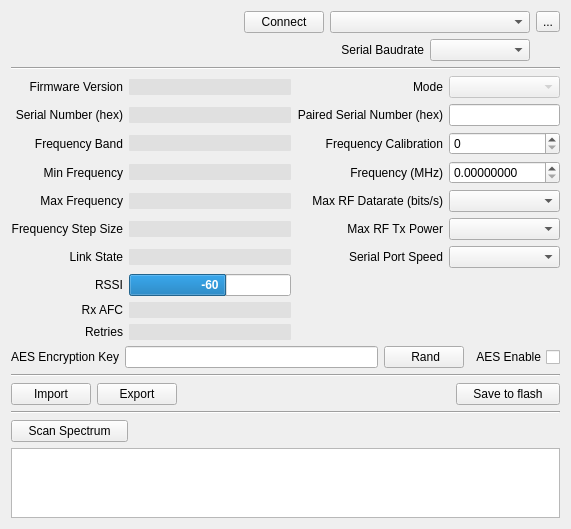
<?xml version="1.0" encoding="UTF-8"?>
<ui version="4.0">
 <class>PipXtremeWidget</class>
 <widget class="QWidget" name="PipXtremeWidget">
  <property name="geometry">
   <rect>
    <x>0</x>
    <y>0</y>
    <width>571</width>
    <height>508</height>
   </rect>
  </property>
  <property name="windowTitle">
   <string>Form</string>
  </property>
  <layout class="QVBoxLayout" name="verticalLayout">
   <item>
    <layout class="QGridLayout" name="gridLayout_2">
     <item row="3" column="4">
      <widget class="QComboBox" name="comboBox_SerialBaudrate">
       <property name="minimumSize">
        <size>
         <width>100</width>
         <height>0</height>
        </size>
       </property>
       <property name="toolTip">
        <string>The PC port serial baud rate</string>
       </property>
      </widget>
     </item>
     <item row="1" column="3" colspan="2">
      <widget class="QComboBox" name="comboBox_Ports">
       <property name="minimumSize">
        <size>
         <width>200</width>
         <height>0</height>
        </size>
       </property>
       <property name="toolTip">
        <string>Set the PC port the modem is connected too</string>
       </property>
      </widget>
     </item>
     <item row="1" column="1">
      <widget class="QPushButton" name="connectButton">
       <property name="enabled">
        <bool>true</bool>
       </property>
       <property name="mouseTracking">
        <bool>true</bool>
       </property>
       <property name="toolTip">
        <string>Connect to the modem (when normal telemetry is not used)</string>
       </property>
       <property name="text">
        <string> Connect </string>
       </property>
      </widget>
     </item>
     <item row="1" column="5">
      <widget class="QToolButton" name="refreshPorts">
       <property name="toolTip">
        <string>Refresh the list of serial and USB ports available</string>
       </property>
       <property name="text">
        <string>...</string>
       </property>
      </widget>
     </item>
     <item row="1" column="0">
      <spacer name="horizontalSpacer">
       <property name="orientation">
        <enum>Qt::Horizontal</enum>
       </property>
       <property name="sizeHint" stdset="0">
        <size>
         <width>40</width>
         <height>20</height>
        </size>
       </property>
      </spacer>
     </item>
     <item row="3" column="0">
      <spacer name="horizontalSpacer_2">
       <property name="orientation">
        <enum>Qt::Horizontal</enum>
       </property>
       <property name="sizeHint" stdset="0">
        <size>
         <width>40</width>
         <height>20</height>
        </size>
       </property>
      </spacer>
     </item>
     <item row="3" column="3">
      <widget class="QLabel" name="label_15">
       <property name="text">
        <string>Serial Baudrate</string>
       </property>
       <property name="alignment">
        <set>Qt::AlignRight|Qt::AlignTrailing|Qt::AlignVCenter</set>
       </property>
      </widget>
     </item>
    </layout>
   </item>
   <item>
    <widget class="Line" name="line">
     <property name="orientation">
      <enum>Qt::Horizontal</enum>
     </property>
    </widget>
   </item>
   <item>
    <layout class="QGridLayout" name="gridLayout">
     <item row="1" column="0">
      <widget class="QLabel" name="label_2">
       <property name="text">
        <string>Serial Number (hex)</string>
       </property>
       <property name="alignment">
        <set>Qt::AlignRight|Qt::AlignTrailing|Qt::AlignVCenter</set>
       </property>
      </widget>
     </item>
     <item row="1" column="1" colspan="2">
      <widget class="QLineEdit" name="lineEdit_SerialNumber">
       <property name="sizePolicy">
        <sizepolicy hsizetype="Preferred" vsizetype="Fixed">
         <horstretch>0</horstretch>
         <verstretch>0</verstretch>
        </sizepolicy>
       </property>
       <property name="maximumSize">
        <size>
         <width>16777215</width>
         <height>16777215</height>
        </size>
       </property>
       <property name="font">
        <font>
         <weight>75</weight>
         <italic>false</italic>
         <bold>true</bold>
        </font>
       </property>
       <property name="acceptDrops">
        <bool>false</bool>
       </property>
       <property name="toolTip">
        <string>The modems serial number</string>
       </property>
       <property name="styleSheet">
        <string notr="true">QLineEdit {
  border: none;
  border-radius: 1px;
  padding: 0 8px;
  background: rgba(0, 0, 0, 16);
/*  background: transparent; */
/*     selection-background-color: darkgray;*/
}</string>
       </property>
       <property name="frame">
        <bool>true</bool>
       </property>
       <property name="alignment">
        <set>Qt::AlignLeading|Qt::AlignLeft|Qt::AlignVCenter</set>
       </property>
       <property name="readOnly">
        <bool>true</bool>
       </property>
      </widget>
     </item>
     <item row="2" column="0">
      <widget class="QLabel" name="label_10">
       <property name="text">
        <string>Frequency Band</string>
       </property>
       <property name="alignment">
        <set>Qt::AlignRight|Qt::AlignTrailing|Qt::AlignVCenter</set>
       </property>
      </widget>
     </item>
     <item row="2" column="1" colspan="2">
      <widget class="QLineEdit" name="lineEdit_FrequencyBand">
       <property name="sizePolicy">
        <sizepolicy hsizetype="Preferred" vsizetype="Fixed">
         <horstretch>0</horstretch>
         <verstretch>0</verstretch>
        </sizepolicy>
       </property>
       <property name="maximumSize">
        <size>
         <width>16777215</width>
         <height>16777215</height>
        </size>
       </property>
       <property name="font">
        <font>
         <weight>75</weight>
         <bold>true</bold>
        </font>
       </property>
       <property name="toolTip">
        <string>The modems frequency band</string>
       </property>
       <property name="styleSheet">
        <string notr="true">QLineEdit {
  border: none;
  border-radius: 1px;
  padding: 0 8px;
  background: rgba(0, 0, 0, 16);
/*  background: transparent; */
/*     selection-background-color: darkgray;*/
}</string>
       </property>
       <property name="alignment">
        <set>Qt::AlignLeading|Qt::AlignLeft|Qt::AlignVCenter</set>
       </property>
       <property name="readOnly">
        <bool>true</bool>
       </property>
      </widget>
     </item>
     <item row="3" column="0">
      <widget class="QLabel" name="label_3">
       <property name="text">
        <string>Min Frequency</string>
       </property>
       <property name="alignment">
        <set>Qt::AlignRight|Qt::AlignTrailing|Qt::AlignVCenter</set>
       </property>
      </widget>
     </item>
     <item row="3" column="1" colspan="2">
      <widget class="QLineEdit" name="lineEdit_MinFrequency">
       <property name="sizePolicy">
        <sizepolicy hsizetype="Preferred" vsizetype="Fixed">
         <horstretch>0</horstretch>
         <verstretch>0</verstretch>
        </sizepolicy>
       </property>
       <property name="maximumSize">
        <size>
         <width>16777215</width>
         <height>16777215</height>
        </size>
       </property>
       <property name="font">
        <font>
         <weight>75</weight>
         <bold>true</bold>
        </font>
       </property>
       <property name="toolTip">
        <string>The modems minimum allowed frequency</string>
       </property>
       <property name="styleSheet">
        <string notr="true">QLineEdit {
  border: none;
  border-radius: 1px;
  padding: 0 8px;
  background: rgba(0, 0, 0, 16);
/*  background: transparent; */
/*     selection-background-color: darkgray;*/
}</string>
       </property>
       <property name="alignment">
        <set>Qt::AlignLeading|Qt::AlignLeft|Qt::AlignVCenter</set>
       </property>
       <property name="readOnly">
        <bool>true</bool>
       </property>
      </widget>
     </item>
     <item row="4" column="0">
      <widget class="QLabel" name="label_4">
       <property name="text">
        <string>Max Frequency</string>
       </property>
       <property name="alignment">
        <set>Qt::AlignRight|Qt::AlignTrailing|Qt::AlignVCenter</set>
       </property>
      </widget>
     </item>
     <item row="4" column="1" colspan="2">
      <widget class="QLineEdit" name="lineEdit_MaxFrequency">
       <property name="sizePolicy">
        <sizepolicy hsizetype="Preferred" vsizetype="Fixed">
         <horstretch>0</horstretch>
         <verstretch>0</verstretch>
        </sizepolicy>
       </property>
       <property name="maximumSize">
        <size>
         <width>16777215</width>
         <height>16777215</height>
        </size>
       </property>
       <property name="font">
        <font>
         <weight>75</weight>
         <bold>true</bold>
        </font>
       </property>
       <property name="toolTip">
        <string>The modems maximum allowed frequency</string>
       </property>
       <property name="styleSheet">
        <string notr="true">QLineEdit {
  border: none;
  border-radius: 1px;
  padding: 0 8px;
  background: rgba(0, 0, 0, 16);
/*  background: transparent; */
/*     selection-background-color: darkgray;*/
}</string>
       </property>
       <property name="alignment">
        <set>Qt::AlignLeading|Qt::AlignLeft|Qt::AlignVCenter</set>
       </property>
       <property name="readOnly">
        <bool>true</bool>
       </property>
      </widget>
     </item>
     <item row="5" column="0">
      <widget class="QLabel" name="label_12">
       <property name="text">
        <string>Frequency Step Size</string>
       </property>
       <property name="alignment">
        <set>Qt::AlignRight|Qt::AlignTrailing|Qt::AlignVCenter</set>
       </property>
      </widget>
     </item>
     <item row="5" column="1" colspan="2">
      <widget class="QLineEdit" name="lineEdit_FrequencyStepSize">
       <property name="sizePolicy">
        <sizepolicy hsizetype="Preferred" vsizetype="Fixed">
         <horstretch>0</horstretch>
         <verstretch>0</verstretch>
        </sizepolicy>
       </property>
       <property name="maximumSize">
        <size>
         <width>16777215</width>
         <height>16777215</height>
        </size>
       </property>
       <property name="font">
        <font>
         <weight>75</weight>
         <bold>true</bold>
        </font>
       </property>
       <property name="toolTip">
        <string>The modems minimum frequency step size</string>
       </property>
       <property name="styleSheet">
        <string notr="true">QLineEdit {
  border: none;
  border-radius: 1px;
  padding: 0 8px;
  background: rgba(0, 0, 0, 16);
/*  background: transparent; */
/*     selection-background-color: darkgray;*/
}</string>
       </property>
       <property name="alignment">
        <set>Qt::AlignLeading|Qt::AlignLeft|Qt::AlignVCenter</set>
       </property>
       <property name="readOnly">
        <bool>true</bool>
       </property>
      </widget>
     </item>
     <item row="6" column="0">
      <widget class="QLabel" name="label_11">
       <property name="text">
        <string>Link State</string>
       </property>
       <property name="alignment">
        <set>Qt::AlignRight|Qt::AlignTrailing|Qt::AlignVCenter</set>
       </property>
      </widget>
     </item>
     <item row="6" column="1" colspan="2">
      <widget class="QLineEdit" name="lineEdit_LinkState">
       <property name="sizePolicy">
        <sizepolicy hsizetype="Preferred" vsizetype="Fixed">
         <horstretch>0</horstretch>
         <verstretch>0</verstretch>
        </sizepolicy>
       </property>
       <property name="maximumSize">
        <size>
         <width>16777215</width>
         <height>16777215</height>
        </size>
       </property>
       <property name="font">
        <font>
         <weight>75</weight>
         <bold>true</bold>
        </font>
       </property>
       <property name="toolTip">
        <string>The modems current state</string>
       </property>
       <property name="styleSheet">
        <string notr="true">QLineEdit {
  border: none;
  border-radius: 1px;
  padding: 0 8px;
  background: rgba(0, 0, 0, 16);
/*  background: transparent; */
/*     selection-background-color: darkgray;*/
}</string>
       </property>
       <property name="alignment">
        <set>Qt::AlignLeading|Qt::AlignLeft|Qt::AlignVCenter</set>
       </property>
       <property name="readOnly">
        <bool>true</bool>
       </property>
      </widget>
     </item>
     <item row="7" column="0">
      <widget class="QLabel" name="label_RSSI">
       <property name="text">
        <string>RSSI</string>
       </property>
       <property name="alignment">
        <set>Qt::AlignRight|Qt::AlignTrailing|Qt::AlignVCenter</set>
       </property>
      </widget>
     </item>
     <item row="7" column="1" colspan="2">
      <widget class="QProgressBar" name="progressBar_RSSI">
       <property name="font">
        <font>
         <weight>75</weight>
         <bold>true</bold>
        </font>
       </property>
       <property name="toolTip">
        <string>Received Signal Strength Indicator</string>
       </property>
       <property name="minimum">
        <number>-120</number>
       </property>
       <property name="maximum">
        <number>-20</number>
       </property>
       <property name="value">
        <number>-60</number>
       </property>
       <property name="alignment">
        <set>Qt::AlignCenter</set>
       </property>
       <property name="textVisible">
        <bool>true</bool>
       </property>
       <property name="textDirection">
        <enum>QProgressBar::TopToBottom</enum>
       </property>
       <property name="format">
        <string>%v</string>
       </property>
      </widget>
     </item>
     <item row="8" column="0">
      <widget class="QLabel" name="label_17">
       <property name="text">
        <string>Rx AFC</string>
       </property>
       <property name="alignment">
        <set>Qt::AlignRight|Qt::AlignTrailing|Qt::AlignVCenter</set>
       </property>
      </widget>
     </item>
     <item row="8" column="1" colspan="2">
      <widget class="QLineEdit" name="lineEdit_RxAFC">
       <property name="font">
        <font>
         <weight>75</weight>
         <bold>true</bold>
        </font>
       </property>
       <property name="styleSheet">
        <string notr="true">QLineEdit {
  border: none;
  border-radius: 1px;
  padding: 0 8px;
  background: rgba(0, 0, 0, 16);
/*  background: transparent; */
/*     selection-background-color: darkgray;*/
}</string>
       </property>
       <property name="readOnly">
        <bool>true</bool>
       </property>
      </widget>
     </item>
     <item row="0" column="0">
      <widget class="QLabel" name="label_9">
       <property name="text">
        <string>Firmware Version</string>
       </property>
       <property name="alignment">
        <set>Qt::AlignRight|Qt::AlignTrailing|Qt::AlignVCenter</set>
       </property>
      </widget>
     </item>
     <item row="0" column="1" colspan="2">
      <widget class="QLineEdit" name="lineEdit_FirmwareVersion">
       <property name="font">
        <font>
         <weight>75</weight>
         <bold>true</bold>
        </font>
       </property>
       <property name="styleSheet">
        <string notr="true">QLineEdit {
  border: none;
  border-radius: 1px;
  padding: 0 8px;
  background: rgba(0, 0, 0, 16);
/*  background: transparent; */
/*     selection-background-color: darkgray;*/
}</string>
       </property>
       <property name="frame">
        <bool>false</bool>
       </property>
       <property name="readOnly">
        <bool>true</bool>
       </property>
      </widget>
     </item>
     <item row="2" column="4">
      <widget class="QSpinBox" name="spinBox_FrequencyCalibration">
       <property name="sizePolicy">
        <sizepolicy hsizetype="Preferred" vsizetype="Fixed">
         <horstretch>0</horstretch>
         <verstretch>0</verstretch>
        </sizepolicy>
       </property>
       <property name="maximumSize">
        <size>
         <width>16777215</width>
         <height>16777215</height>
        </size>
       </property>
       <property name="toolTip">
        <string>Calibrate the modems RF carrier frequency</string>
       </property>
       <property name="accelerated">
        <bool>true</bool>
       </property>
       <property name="maximum">
        <number>255</number>
       </property>
      </widget>
     </item>
     <item row="2" column="3">
      <widget class="QLabel" name="label_13">
       <property name="text">
        <string>Frequency Calibration</string>
       </property>
       <property name="alignment">
        <set>Qt::AlignRight|Qt::AlignTrailing|Qt::AlignVCenter</set>
       </property>
      </widget>
     </item>
     <item row="3" column="4">
      <widget class="QDoubleSpinBox" name="doubleSpinBox_Frequency">
       <property name="sizePolicy">
        <sizepolicy hsizetype="Preferred" vsizetype="Fixed">
         <horstretch>0</horstretch>
         <verstretch>0</verstretch>
        </sizepolicy>
       </property>
       <property name="maximumSize">
        <size>
         <width>16777215</width>
         <height>16777215</height>
        </size>
       </property>
       <property name="toolTip">
        <string>Set the modems RF carrier frequency</string>
       </property>
       <property name="alignment">
        <set>Qt::AlignLeading|Qt::AlignLeft|Qt::AlignVCenter</set>
       </property>
       <property name="accelerated">
        <bool>true</bool>
       </property>
       <property name="decimals">
        <number>8</number>
       </property>
       <property name="minimum">
        <double>0.000000000000000</double>
       </property>
       <property name="maximum">
        <double>1000.000000000000000</double>
       </property>
       <property name="singleStep">
        <double>0.000001000000000</double>
       </property>
      </widget>
     </item>
     <item row="3" column="3">
      <widget class="QLabel" name="label_5">
       <property name="text">
        <string>Frequency (MHz)</string>
       </property>
       <property name="alignment">
        <set>Qt::AlignRight|Qt::AlignTrailing|Qt::AlignVCenter</set>
       </property>
      </widget>
     </item>
     <item row="4" column="4">
      <widget class="QComboBox" name="comboBox_MaxRFBandwidth">
       <property name="maximumSize">
        <size>
         <width>16777215</width>
         <height>16777215</height>
        </size>
       </property>
       <property name="toolTip">
        <string>Set the maximum RF datarate/channel bandwidth the modem will use</string>
       </property>
      </widget>
     </item>
     <item row="4" column="3">
      <widget class="QLabel" name="label_6">
       <property name="text">
        <string>Max RF Datarate (bits/s)</string>
       </property>
       <property name="alignment">
        <set>Qt::AlignRight|Qt::AlignTrailing|Qt::AlignVCenter</set>
       </property>
      </widget>
     </item>
     <item row="5" column="4">
      <widget class="QComboBox" name="comboBox_MaxRFTxPower">
       <property name="maximumSize">
        <size>
         <width>16777215</width>
         <height>16777215</height>
        </size>
       </property>
       <property name="toolTip">
        <string>Set the maximum TX output power the modem will use</string>
       </property>
       <property name="layoutDirection">
        <enum>Qt::LeftToRight</enum>
       </property>
       <property name="modelColumn">
        <number>0</number>
       </property>
      </widget>
     </item>
     <item row="5" column="3">
      <widget class="QLabel" name="label_7">
       <property name="text">
        <string>Max RF Tx Power</string>
       </property>
       <property name="alignment">
        <set>Qt::AlignRight|Qt::AlignTrailing|Qt::AlignVCenter</set>
       </property>
      </widget>
     </item>
     <item row="6" column="4">
      <widget class="QComboBox" name="comboBox_SerialPortSpeed">
       <property name="maximumSize">
        <size>
         <width>16777215</width>
         <height>16777215</height>
        </size>
       </property>
       <property name="toolTip">
        <string>Set the modems serial port speed</string>
       </property>
      </widget>
     </item>
     <item row="6" column="3">
      <widget class="QLabel" name="label_8">
       <property name="text">
        <string>Serial Port Speed</string>
       </property>
       <property name="alignment">
        <set>Qt::AlignRight|Qt::AlignTrailing|Qt::AlignVCenter</set>
       </property>
      </widget>
     </item>
     <item row="0" column="3">
      <widget class="QLabel" name="label_14">
       <property name="text">
        <string>Mode</string>
       </property>
       <property name="alignment">
        <set>Qt::AlignRight|Qt::AlignTrailing|Qt::AlignVCenter</set>
       </property>
      </widget>
     </item>
     <item row="0" column="4">
      <widget class="QComboBox" name="comboBox_Mode">
       <property name="enabled">
        <bool>false</bool>
       </property>
       <property name="maximumSize">
        <size>
         <width>16777215</width>
         <height>16777215</height>
        </size>
       </property>
       <property name="toolTip">
        <string>Set the modems operating mode</string>
       </property>
      </widget>
     </item>
     <item row="1" column="4">
      <widget class="QLineEdit" name="lineEdit_PairedSerialNumber">
       <property name="sizePolicy">
        <sizepolicy hsizetype="Preferred" vsizetype="Fixed">
         <horstretch>0</horstretch>
         <verstretch>0</verstretch>
        </sizepolicy>
       </property>
       <property name="maximumSize">
        <size>
         <width>16777215</width>
         <height>16777215</height>
        </size>
       </property>
       <property name="toolTip">
        <string>Serial number of the remote modem you want to pair with</string>
       </property>
       <property name="styleSheet">
        <string notr="true"/>
       </property>
       <property name="maxLength">
        <number>8</number>
       </property>
       <property name="alignment">
        <set>Qt::AlignLeading|Qt::AlignLeft|Qt::AlignVCenter</set>
       </property>
      </widget>
     </item>
     <item row="1" column="3">
      <widget class="QLabel" name="label">
       <property name="text">
        <string>Paired Serial Number (hex)</string>
       </property>
       <property name="alignment">
        <set>Qt::AlignRight|Qt::AlignTrailing|Qt::AlignVCenter</set>
       </property>
      </widget>
     </item>
     <item row="9" column="0">
      <widget class="QLabel" name="label_18">
       <property name="text">
        <string>Retries</string>
       </property>
       <property name="alignment">
        <set>Qt::AlignRight|Qt::AlignTrailing|Qt::AlignVCenter</set>
       </property>
      </widget>
     </item>
     <item row="9" column="1" colspan="2">
      <widget class="QLineEdit" name="lineEdit_Retries">
       <property name="font">
        <font>
         <weight>75</weight>
         <bold>true</bold>
        </font>
       </property>
       <property name="styleSheet">
        <string notr="true">QLineEdit {
  border: none;
  border-radius: 1px;
  padding: 0 8px;
  background: rgba(0, 0, 0, 16);
/*  background: transparent; */
/*     selection-background-color: darkgray;*/
}</string>
       </property>
       <property name="frame">
        <bool>false</bool>
       </property>
       <property name="readOnly">
        <bool>true</bool>
       </property>
      </widget>
     </item>
    </layout>
   </item>
   <item>
    <layout class="QHBoxLayout" name="horizontalLayout_10">
     <item>
      <widget class="QLabel" name="label_AESkey">
       <property name="text">
        <string>AES Encryption Key</string>
       </property>
       <property name="alignment">
        <set>Qt::AlignRight|Qt::AlignTrailing|Qt::AlignVCenter</set>
       </property>
      </widget>
     </item>
     <item>
      <widget class="QLineEdit" name="lineEdit_AESKey">
       <property name="font">
        <font>
         <family>Courier New</family>
         <pointsize>9</pointsize>
        </font>
       </property>
       <property name="toolTip">
        <string>The AES encryption key - has to be the same key on the remote modem as well)</string>
       </property>
       <property name="styleSheet">
        <string notr="true"/>
       </property>
       <property name="maxLength">
        <number>32</number>
       </property>
       <property name="frame">
        <bool>true</bool>
       </property>
       <property name="alignment">
        <set>Qt::AlignLeading|Qt::AlignLeft|Qt::AlignVCenter</set>
       </property>
      </widget>
     </item>
     <item>
      <widget class="QPushButton" name="pushButton_AESKeyRandom">
       <property name="sizePolicy">
        <sizepolicy hsizetype="Fixed" vsizetype="Fixed">
         <horstretch>0</horstretch>
         <verstretch>0</verstretch>
        </sizepolicy>
       </property>
       <property name="toolTip">
        <string>Radomise the AES encryption key</string>
       </property>
       <property name="text">
        <string> Rand</string>
       </property>
      </widget>
     </item>
     <item>
      <widget class="QCheckBox" name="checkBox_AESEnable">
       <property name="toolTip">
        <string>Enable/Disable AES encryption</string>
       </property>
       <property name="layoutDirection">
        <enum>Qt::RightToLeft</enum>
       </property>
       <property name="text">
        <string>AES Enable</string>
       </property>
      </widget>
     </item>
    </layout>
   </item>
   <item>
    <widget class="Line" name="line_3">
     <property name="orientation">
      <enum>Qt::Horizontal</enum>
     </property>
    </widget>
   </item>
   <item>
    <layout class="QHBoxLayout" name="horizontalLayout">
     <item>
      <widget class="QPushButton" name="pushButton_Import">
       <property name="enabled">
        <bool>true</bool>
       </property>
       <property name="toolTip">
        <string>Restore the settings from a file</string>
       </property>
       <property name="text">
        <string>Import</string>
       </property>
      </widget>
     </item>
     <item>
      <widget class="QPushButton" name="pushButton_Export">
       <property name="enabled">
        <bool>true</bool>
       </property>
       <property name="toolTip">
        <string>Save the settings into a file</string>
       </property>
       <property name="text">
        <string>Export</string>
       </property>
      </widget>
     </item>
     <item>
      <spacer name="horizontalSpacer_3">
       <property name="orientation">
        <enum>Qt::Horizontal</enum>
       </property>
       <property name="sizeHint" stdset="0">
        <size>
         <width>40</width>
         <height>20</height>
        </size>
       </property>
      </spacer>
     </item>
     <item>
      <widget class="QPushButton" name="pushButton_Save">
       <property name="toolTip">
        <string>Click to save your new settings into PipX flash</string>
       </property>
       <property name="statusTip">
        <string/>
       </property>
       <property name="text">
        <string>    Save to flash    </string>
       </property>
      </widget>
     </item>
    </layout>
   </item>
   <item>
    <widget class="Line" name="line_2">
     <property name="orientation">
      <enum>Qt::Horizontal</enum>
     </property>
    </widget>
   </item>
   <item>
    <layout class="QHBoxLayout" name="horizontalLayout_11">
     <item>
      <widget class="QPushButton" name="pushButton_ScanSpectrum">
       <property name="toolTip">
        <string>Scan whole band to see where their is interference and/or used channels</string>
       </property>
       <property name="text">
        <string>    Scan Spectrum    </string>
       </property>
      </widget>
     </item>
     <item>
      <spacer name="horizontalSpacer_8">
       <property name="orientation">
        <enum>Qt::Horizontal</enum>
       </property>
       <property name="sizeHint" stdset="0">
        <size>
         <width>40</width>
         <height>20</height>
        </size>
       </property>
      </spacer>
     </item>
    </layout>
   </item>
   <item>
    <layout class="QHBoxLayout" name="horizontalLayout_12">
     <item>
      <widget class="QGraphicsView" name="graphicsView_Spectrum">
       <property name="backgroundBrush">
        <brush brushstyle="NoBrush">
         <color alpha="255">
          <red>0</red>
          <green>0</green>
          <blue>0</blue>
         </color>
        </brush>
       </property>
       <property name="foregroundBrush">
        <brush brushstyle="NoBrush">
         <color alpha="255">
          <red>0</red>
          <green>0</green>
          <blue>0</blue>
         </color>
        </brush>
       </property>
       <property name="interactive">
        <bool>true</bool>
       </property>
      </widget>
     </item>
    </layout>
   </item>
  </layout>
 </widget>
 <resources/>
 <connections/>
</ui>
